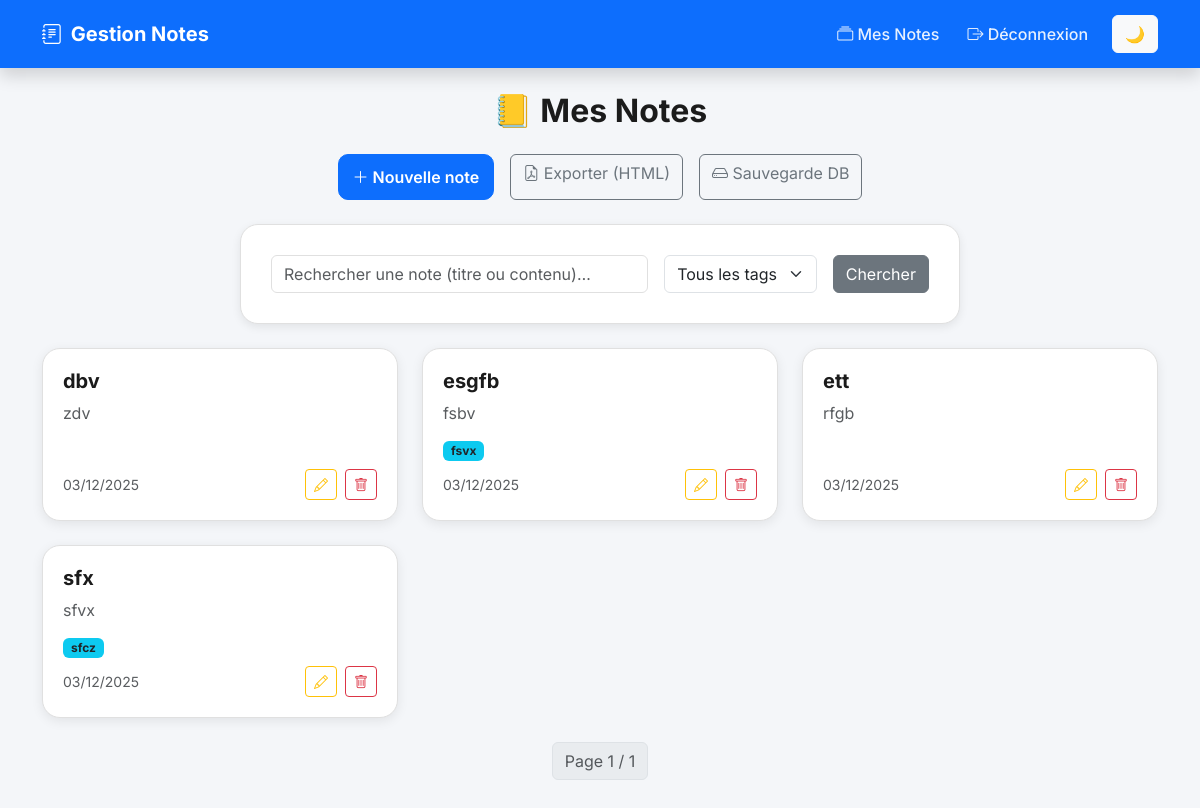
Page /notes/dashboard (signed in) on the committed database.
### models.py (models this page shows)
class Note(db.Model):
    __tablename__ = "note"
    id = db.Column(db.Integer, primary_key=True)
    title = db.Column(db.String(200), nullable=False)
    content = db.Column(db.Text, nullable=False)
    created_at = db.Column(db.DateTime, default=datetime.utcnow)
    user_id = db.Column(db.Integer, db.ForeignKey("user.id"), nullable=False)
    is_important = db.Column(db.Boolean, default=False, nullable=False)
    pinned = db.Column(db.Boolean, default=False, nullable=False)
    category_id = db.Column(db.Integer, db.ForeignKey("category.id"), nullable=True)
    tags = db.relationship(
        "Tag",
        secondary=note_tag,
        backref=db.backref("notes", lazy="dynamic")
    )

class Tag(db.Model):
    __tablename__ = "tag"
    id = db.Column(db.Integer, primary_key=True)
    name = db.Column(db.String(80), unique=True, nullable=False)

### notes/routes.py (the view)
@notes_bp.route("/dashboard")
@login_required
def dashboard():
    page = request.args.get("page", 1, type=int)
    q = request.args.get("q", "")
    tag_filter = request.args.get("tag", "")
    cat_filter = request.args.get("category", "")
    per_page = 9
    notes_query = Note.query.filter_by(user_id=current_user.id)
    if q:
        notes_query = notes_query.filter(or_(Note.title.contains(q), Note.content.contains(q)))
    if tag_filter:
        notes_query = notes_query.join(Note.tags).filter(Tag.name == tag_filter)
    if cat_filter:
        notes_query = notes_query.join(Note.category).filter(Category.name == cat_filter)
    notes_query = notes_query.order_by(Note.pinned.desc(), Note.is_important.desc(), Note.created_at.desc())
    pagination = notes_query.paginate(page=page, per_page=per_page, error_out=False)
    notes = pagination.items
    last_page = pagination.pages or 1
    all_notes = Note.query.filter_by(user_id=current_user.id).all()
    user_tags = sorted({t.name for n in all_notes for t in n.tags})
    user_categories = sorted({n.category.name for n in all_notes if n.category})
    return render_template("note.html",
                           notes=notes,
                           q=q,
                           tag_filter=tag_filter,
                           cat_filter=cat_filter,
                           user_tags=user_tags,
                           user_categories=user_categories,
                           page=page,
                           last_page=last_page)

### templates/note.html (shortened to what this page needs)
{% extends "base.html" %}
{% block content %}
<h2 class="fw-bold text-center mb-4">📒 Mes Notes</h2>
<div class="d-flex justify-content-center gap-3 mb-4">
    <a href="{{ url_for('notes.add_note') }}" class="btn btn-primary">
        <i class="bi bi-plus-lg"></i> Nouvelle note
    </a>
    <a href="{{ url_for('notes.export_pdf', q=q or '', tag=tag_filter or '') }}"
       class="btn btn-outline-secondary">
        <i class="bi bi-file-earmark-pdf"></i> Exporter (HTML)
    </a>
    <a href="{{ url_for('notes.backup_db') }}" class="btn btn-outline-secondary">
        <i class="bi bi-hdd"></i> Sauvegarde DB
    </a>
</div>
<div class="page-container">
    <form method="get" action="{{ url_for('notes.dashboard') }}" class="form-card mb-4">
        <div class="row g-3">
            <div class="col-md-7">
                <input name="q" value="{{ q }}" class="form-control"
                       placeholder="Rechercher une note (titre ou contenu)…">
            </div>
            <div class="col-md-3">
                <select name="tag" class="form-select">
                    <option value="">Tous les tags</option>
                </select>
            </div>
            <div class="col-md-2 d-grid">
                <button class="btn btn-secondary">Chercher</button>
            </div>
        </div>
    </form>
</div>
{% if notes %}
<div class="row g-4">
    {% for note in notes %}
    <div class="col-md-4">
        <div class="card-modern h-100 d-flex flex-column justify-content-between">
            <div>
                <h5 class="fw-bold">{{ note.title|e }}</h5>
                <p class="text-muted">
                    {{ note.content[:180]|e }}
                </p>
            </div>
            <div>
                {% if note.tags %}
                <div class="mb-2 d-flex flex-wrap gap-1">
                    {% for tg in note.tags %}
                        <span class="badge bg-info text-dark px-2 py-1">{{ tg.name }}</span>
                    {% endfor %}
                </div>
                {% endif %}
                <div class="d-flex justify-content-between align-items-center mt-2">
                    <small class="text-muted">
                        {{ note.created_at.strftime('%d/%m/%Y') }}
                    </small>
                    <div class="d-flex gap-2">
                        <a href="{{ url_for('notes.edit_note', note_id=note.id) }}"
                           class="btn btn-sm btn-outline-warning">
                            <i class="bi bi-pencil"></i>
                        </a>
                        <form method="POST"
                              action="{{ url_for('notes.delete_note', note_id=note.id) }}">
                            <button onclick="return confirm('Supprimer cette note ?')"
                                    class="btn btn-sm btn-outline-danger">
                                <i class="bi bi-trash"></i>
                            </button>
                        </form>
                    </div>
                </div>
            </div>
        </div>
    </div>
    {% endfor %}
</div>
<nav class="mt-4" aria-label="Pagination">
    <ul class="pagination justify-content-center">
        <li class="page-item disabled">
            <span class="page-link">
                Page {{ page }} / {{ last_page }}
            </span>
        </li>
    </ul>
</nav>
{% endif %}
{% endblock %}

### templates/base.html (shortened to what this page needs)
<!DOCTYPE html>
<html lang="fr" data-theme="light">
<head>
    <link href="https://cdn.jsdelivr.net/npm/bootstrap@5.3.3/dist/css/bootstrap.min.css" rel="stylesheet">
    <link rel="stylesheet" href="https://cdn.jsdelivr.net/npm/bootstrap-icons/font/bootstrap-icons.css">
</head>
<body>
<nav class="navbar navbar-dark navbar-expand-lg shadow">
    <div class="container">
        <a class="navbar-brand" href="{{ url_for('index') }}">
            <i class="bi bi-journal-text me-1"></i> Gestion Notes
        </a>
        <div id="menu" class="collapse navbar-collapse">
            <ul class="navbar-nav ms-auto">
                {% if current_user.is_authenticated %}
                <li><a class="nav-link" href="{{ url_for('notes.dashboard') }}"><i class="bi bi-collection"></i> Mes Notes</a></li>
                <li><a class="nav-link" href="{{ url_for('auth.logout') }}"><i class="bi bi-box-arrow-right"></i> Déconnexion</a></li>
                {% else %}
                <li><a class="nav-link" href="{{ url_for('auth.login') }}">Connexion</a></li>
                {% endif %}
            </ul>
            <button id="themeToggle" class="btn btn-light ms-3">🌙</button>
        </div>
    </div>
</nav>
<div class="container py-4">
    {% block content %}{% endblock %}
</div>
</body>
</html>

### templates/base.html (style rules this page uses)
body { font-family: "Inter", sans-serif; background: var(--bg); color: var(--text); transition: .25s ease; }
:root[data-theme="light"] { --bg: #f4f6f9; --text: #1b1b1b; --card: #ffffff; --navbar: #0d6efd; --input-bg: #fff; --border: #e0e0e0; }
nav.navbar { background: var(--navbar) !important; padding: 14px 0; }
.navbar-brand { font-weight: 700; font-size: 1.25rem; }
.nav-link { font-weight: 500; margin-left: 12px; color: #fff !important; opacity: 0.9; }
.card-modern { background: var(--card) !important; border-radius: 18px; padding: 20px; border: 1px solid var(--border); box-shadow: 0 3px 12px rgba(0,0,0,0.08); transition: 0.25s ease; }
.form-control { background: var(--input-bg) !important; border: 1px solid var(--border) !important; color: var(--text); }
.page-container { max-width: 720px; margin: auto; margin-top: 20px; }
.form-card { background: var(--card); padding: 30px; border-radius: 18px; border: 1px solid var(--border); box-shadow: 0 3px 10px rgba(0,0,0,0.08); }
.btn-primary, .btn-success, .btn-warning { border-radius: 10px; padding: 10px 14px; font-weight: 600; }

### rows in the picture
Note: title "dbv", content "zdv", created_at "03/12/2025"
Note: title "esgfb", content "fsbv", created_at "03/12/2025"
Tag: name "fsvx"
Note: title "ett", content "rfgb", created_at "03/12/2025"
Note: title "sfx", content "sfvx", created_at "03/12/2025"
Tag: name "sfcz"

### other values in the picture
{{ page }} "1"
{{ last_page }} "1"
